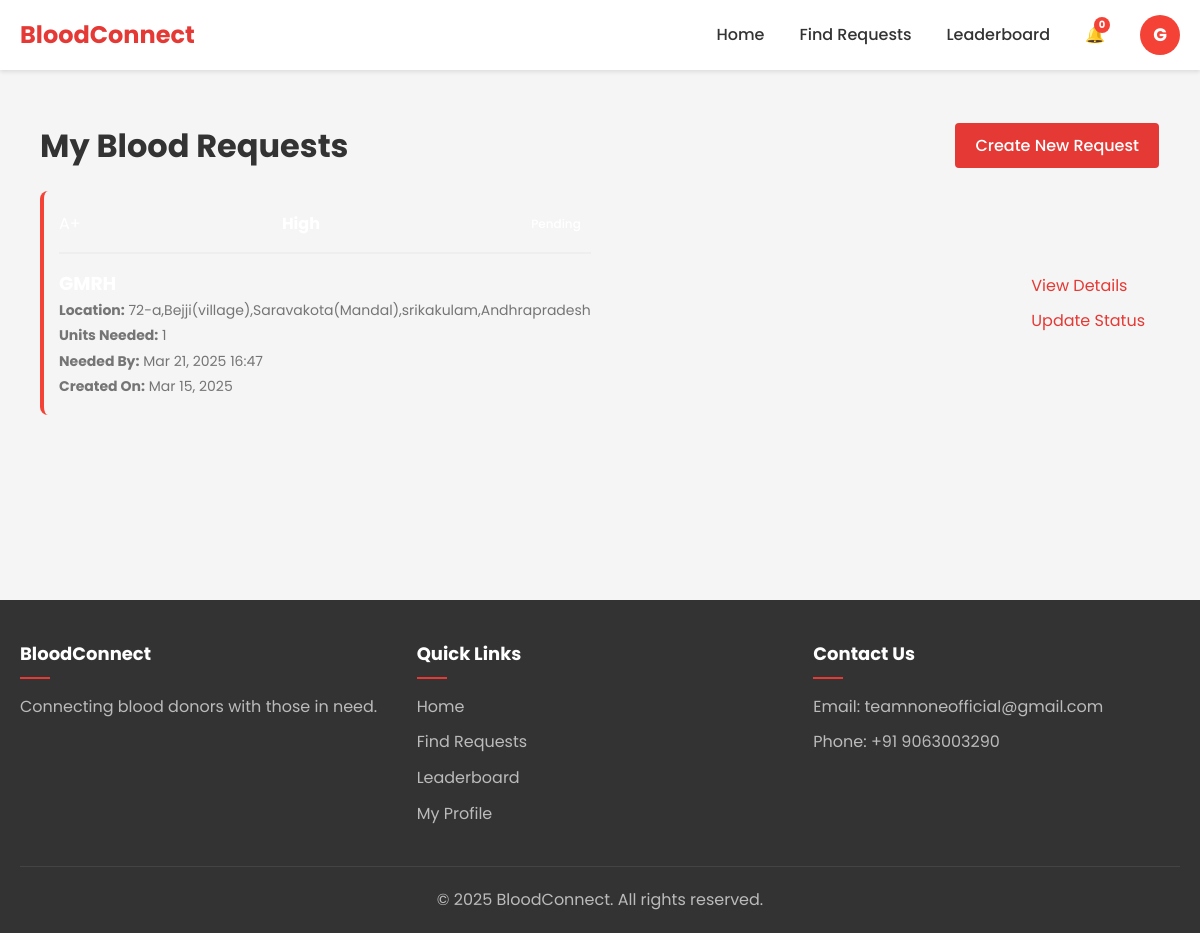
The page /requests/my-requests/ (signed in) on the database as committed earlier.
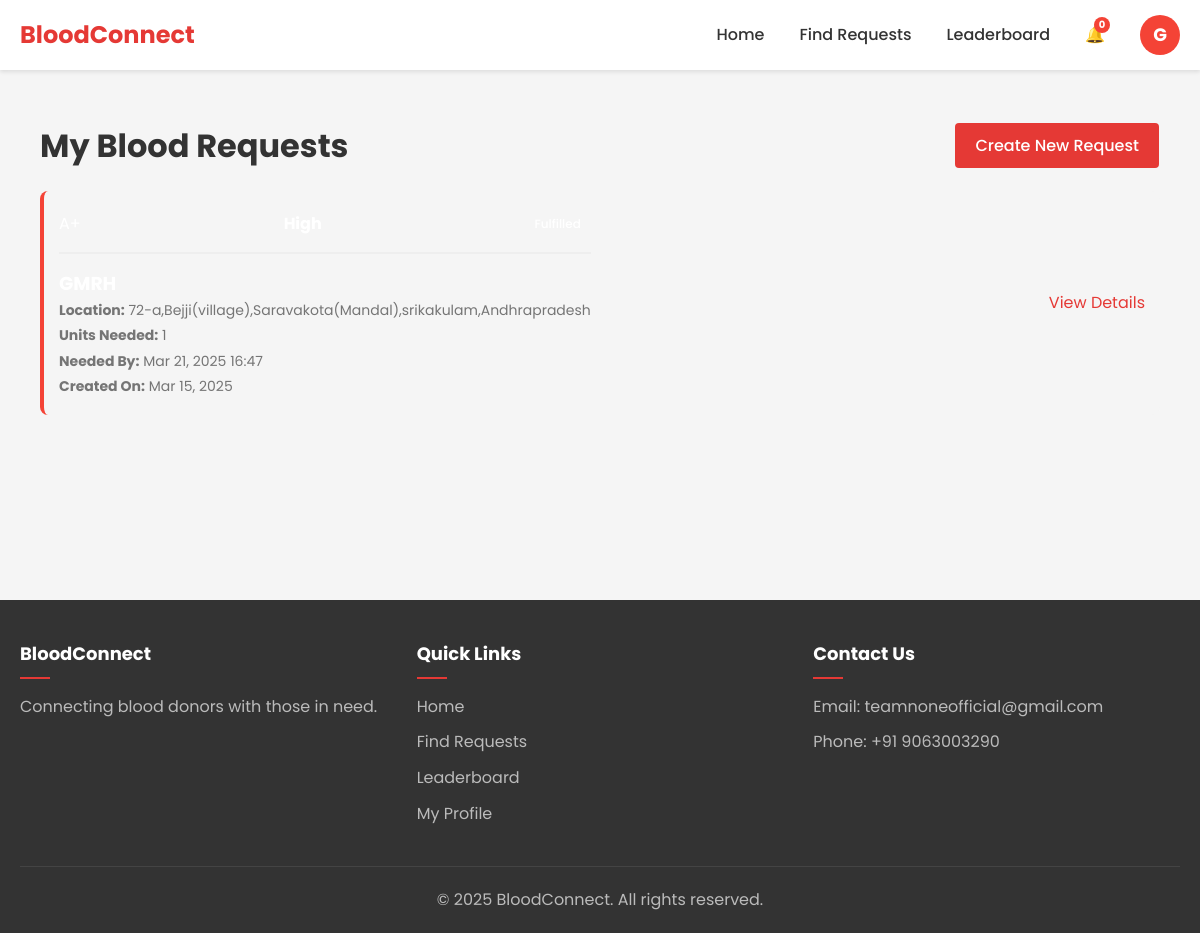
The same page on the database as committed later.
### blood_requests/models.py (models this page shows, shortened)
class BloodRequest(models.Model):
    STATUS_CHOICES = (
        ('pending', 'Pending'),
        ('fulfilled', 'Fulfilled'),
        ('expired', 'Expired'),
        ('cancelled', 'Cancelled'),
    )
    URGENCY_CHOICES = (
        ('low', 'Low'),
        ('medium', 'Medium'),
        ('high', 'High'),
        ('critical', 'Critical'),
    )
    requester = models.ForeignKey(User, on_delete=models.CASCADE, related_name='blood_requests')
    blood_group = models.ForeignKey(BloodGroup, on_delete=models.CASCADE)
    units_needed = models.PositiveIntegerField(default=1)
    hospital_name = models.CharField(max_length=255)
    hospital_address = models.TextField()
    patient_name = models.CharField(max_length=255)
    patient_age = models.PositiveIntegerField()
    reason = models.TextField()
    urgency = models.CharField(max_length=10, choices=URGENCY_CHOICES, default='medium')
    status = models.CharField(max_length=10, choices=STATUS_CHOICES, default='pending')
    created_at = models.DateTimeField(auto_now_add=True)
    needed_by = models.DateTimeField()

### blood_requests/views.py (the view)
# urls.py: path('my-requests/', views.my_requests, name='my_requests'),
@login_required
def my_requests(request):
    requests = BloodRequest.objects.filter(requester=request.user).order_by('-created_at')
    return render(request, 'requests/my_requests.html', {'requests': requests})

### accounts/models.py (called while the page is built)
    def __str__(self):
        return self.name

### templates/requests/my_requests.html (shortened to what this page needs)
{% extends 'base.html' %}
{% block content %}
<div class="container mt-4">
    <div class="title_button">
    <h1>My Blood Requests</h1>
    <a href="{% url 'create_blood_request' %}" class="btn btn-primary mb-3">Create New Request</a>
    </div>
    {% if requests %}
        <div class="request-list">
            {% for request in requests %}
                <div class="request-item urgency-{{ request.urgency }} status-{{ request.status }}">
                    <div class="request-details">
                        <div class="request-header">
                            <span class="blood-group">{{ request.blood_group }}</span>
                            <span class="urgency-badge">{{ request.get_urgency_display }}</span>
                            <span class="status-badge">{{ request.get_status_display }}</span>
                        </div>
                        <h3>{{ request.hospital_name }}</h3>
                        <p><strong>Location:</strong> {{ request.hospital_address }}</p>
                        <p><strong>Units Needed:</strong> {{ request.units_needed }}</p>
                        <p><strong>Needed By:</strong> {{ request.needed_by|date:"M d, Y H:i" }}</p>
                        <p><strong>Created On:</strong> {{ request.created_at|date:"M d, Y" }}</p>
                    </div>
                    <div class="request-actions">
                        <a href="{% url 'view_request' request.id %}" class="btn btn-info">View Details</a>
                        {% if request.status != 'fulfilled' %}
                            <a href="{% url 'update_request_status' request.id %}" class="btn btn-warning">Update Status</a>
                        {% endif %}
                    </div>
                </div>
            {% endfor %}
        </div>
    {% else %}
        <p class="no-results">No blood requests found. <a href="{% url 'create_blood_request' %}">Create a new request</a>.</p>
    {% endif %}
</div>
{% endblock %}

Rows that differ between the two databases and show on the page:
changed BloodRequest "72-a,Bejji(village),Saravakota(Mandal),srikakulam,Andhrapradesh": no longer shows "Update Status"
